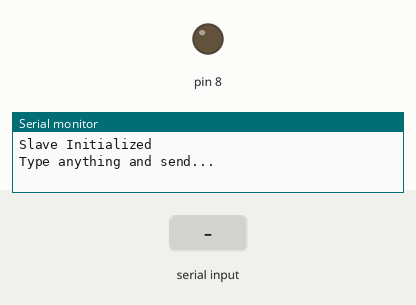
Simulated run of this sketch. Board: Arduino Uno, built with avr-gcc and run on an emulated ATmega328P. Parts: output pins drawn as LEDs (lit = HIGH), the last lines printed to the serial monitor. The inputs (shaded band) are chosen by the test bench.

Above: at 1.2 s.
1.3 s: byte 13 ('\r') received over Serial
At 2.5 s:
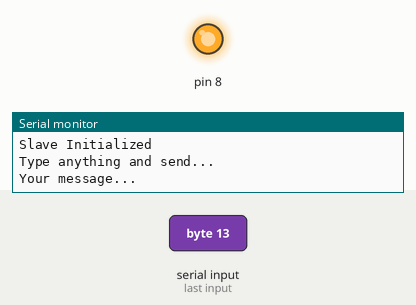
Timing chart, 0 to 4.3 s (numbered marks = the images above; inputs shaded):
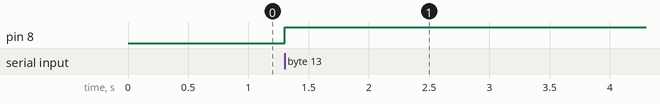

The sketch:

003SPISlaveUartReadOverSPI.ino
```cpp
#include <SPI.h>

#define MAX_LEN 500

bool msgComplete = false;  // whether the string is complete
uint8_t userBuffer[MAX_LEN];
uint32_t cnt = 0;

//Initialize SPI slave.
void SPI_SlaveInit(void)
{
  // Initialize SPI pins.
  pinMode(SCK, INPUT);
  pinMode(MOSI, INPUT);
  pinMode(MISO, OUTPUT);
  pinMode(SS, INPUT);
  // Enable SPI as slave.
  SPCR = (1 << SPE);
}

//This function returns SPDR Contents
uint8_t SPI_SlaveReceive(void)
{
  /* Wait for reception complete */
  while(!(SPSR & (1<<SPIF)));
  /* Return Data Register */
  return SPDR;
}


//sends one byte of data
void SPI_SlaveTransmit(uint8_t data)
{
  /* Start transmission */
  SPDR = data;

  /* Wait for transmission complete */
  while(!(SPSR & (1<<SPIF)));
}

void setup()
{
  // Initialize serial for troubleshooting.
  Serial.begin(9600);

  // Initialize SPI Slave.
  SPI_SlaveInit();

  pinMode(8, INPUT_PULLUP);
  //digitalWrite(8,LOW);

  Serial.println("Slave Initialized");
}

void notify_controller(void)
{
  pinMode(8,OUTPUT);
  digitalWrite(8,HIGH);
  delayMicroseconds(50);
  digitalWrite(8,LOW);
  delayMicroseconds(50);
  digitalWrite(8,HIGH);
}


void loop() {

  Serial.println("Type anything and send...");

  while(!msgComplete){
    if (Serial.available()) {
      //Read a byte of incoming serial data.
      char readByte = (char)Serial.read();
      //Accumalate in to the buffer
      userBuffer[cnt++] = readByte;
      if(readByte == '\r' || ( cnt == MAX_LEN)){
        msgComplete = true;
        userBuffer[cnt -1 ] = '\0'; //replace '\r' by '\0'
      }
    }
  }

  Serial.println("Your message...");
  Serial.println((char*)userBuffer);


   notify_controller();

  /*Transmit the user buffer over SPI */
  for(uint32_t i = 0 ; i < cnt ; i++)
  {
    SPI_SlaveTransmit(userBuffer[i]);
  }
  cnt = 0;
  msgComplete = false;
  Serial.println("Message sent...");

  while(!digitalRead(SS));
  Serial.println("Master ends communication");

}
```

Measured:
- after the input at 1.3 s, pin 8: LOW → HIGH at once
